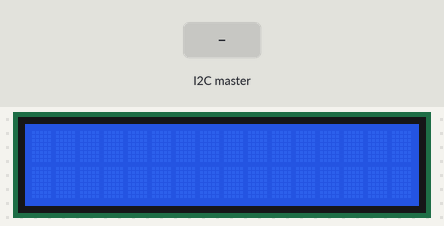
Recording of a sketch running on a simulated Arduino Uno, built with avr-gcc and run on an emulated ATmega328P. On the bench: 16×2 character LCD. Inputs (shaded band) come from the test bench. What the sketch prints to the serial monitor is not drawn.

Above: at 1.2 s.
1.3 s: the I2C master sends the byte 1
At 2.4 s:
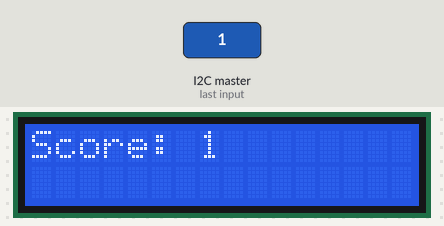
2.8 s: the I2C master sends the byte 0
At 3.5 s:
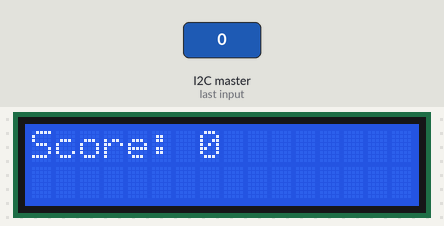
Timing chart, 0 to 5.8 s (numbered marks = the images above; inputs shaded):
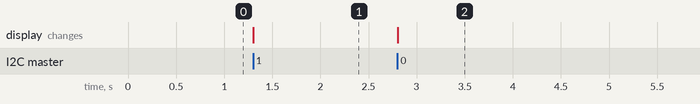

The sketch:

Final_2__display_.ino
```cpp
//Sebastian Bruce
//Date: December 16 2023
//Description: Display the score on lcd

#include <LiquidCrystal.h>
#include <Wire.h>
int score;
LiquidCrystal lcd(12,11,5,4,3,2); //These pin numbers are hard coded in on the serial backpack board.

void setup()
{
  Wire.begin(4);                // join i2c bus with address #4
  Wire.onReceive(receiveEvent); // register event
  lcd.begin (16,2); //Initialize the LCD.

  Serial.begin(9600);  // Initialize serial communication for debugging
}

void loop()
{
}

// function that executes whenever data is received from master
// this function is registered as an event, see setup()
void receiveEvent(int howMany)
{
  if(Wire.available() >= 1) {
    score = Wire.read();    // receive byte as an integer
    Serial.println(score);  // print the received integer
    lcd.clear();
    lcd.setCursor(0,0); //goto first column and first line (0,0)
    lcd.print("Score: ");
    lcd.print(score);
  }
}
```

Measured:
- after the input at 1.3 s, the display: changes at once (image 1)
- after the input at 2.8 s, the display: changes at once (image 2)
